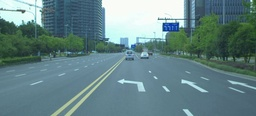
#> input picture 2018-07-09-16-11-56_2018-07-09-16-11-56-702-left.jpg, 256 x 116 px, shrunk from 881 x 400 before the run
$ python q1.py
#> lines starting #> are read from the running program, lines starting #| are printed output that depends on the picture; after the words box and inside, x2 and y2 are one past the last pixel; in counts of white or black regions, pixels touching at a corner belong together; long printed decimals are rounded
### SSDmodel.py
import copy
import numpy as np

def SSD(imgL, imgR, size, dmax):

    ssd_image = copy.deepcopy(imgL)

    width = len(imgL)
    lenth = len(imgL[0])
    blank = size//2

    for i in range(width): # the loop for the y-axis in left image
        for j in range(lenth): # the loop for the x-axis in left image

            best = None
            result = None

            # check size is enouth or not
            if i-blank < 0:
                i_start = 0
            else:
                i_start = i-blank
            if i+blank > width:
                i_end = width
            else:
                i_end = i+blank+1

            if j-blank < 0:
                j_start = 0
            else:
                j_start = j-blank
            if j+blank > lenth:
                j_end = lenth
            else:
                j_end = j+blank+1

            windowL = np.ascontiguousarray(imgL[i_start:i_end, j_start:j_end])

            rsize = len(windowL[0])
            rblank = rsize//2

            if j < dmax:
                krange_start = 0
            else:
                krange_start = j-dmax
            for k in range(krange_start, j+1): # the loop for the x-axis in right image

                if k-rblank < 0:
                    k_start = 0
                    k_end = rsize
                elif k+rblank >= lenth:
                    k_start = lenth-rsize
                    k_end = lenth
                elif rsize%2 != 0:
                    k_start = k-rblank
                    k_end = k+rblank+1
                else:
                    k_start = k-rblank
                    k_end = k+rblank

                windowR = np.ascontiguousarray(imgR[i_start:i_end, k_start:k_end])

                ssd = np.sum((windowL - windowR) ** 2)

                if best==None or ssd<best:
                    best = ssd
                    result = np.abs(j-k)

            ssd_image[i,j] = result

    return ssd_image

### q2.py
import copy
import numpy as np

def evaluate(img_out, ground_truth):
    gt = copy.deepcopy(ground_truth)
    count_true = 0
    count_false = 0
    for i in range(len(gt)):
        for j in range(len(gt[0])):
            if gt[i][j] > 0:
                gt[i][j] = 1
                count_true += 1
            else:
                gt[i][j] = 0
                count_false += 0
    img_out = img_out * gt

    rms = np.sqrt(np.sum((img_out - ground_truth) ** 2) / count_true)
    print("The rms (root mean squared) error is", rms)

    error = np.abs(img_out - ground_truth)
    error_4 = (np.sum(error < 4) - count_false) / count_true
    error_2 = (np.sum(error < 2) - count_false) / count_true
    error_1 = (np.sum(error < 1) - count_false) / count_true
    error_05 = (np.sum(error < 0.5) - count_false) / count_true
    error_025 = (np.sum(error < 0.25) - count_false) / count_true
    print("The fractions of pixels with errors less than 4 pixels is", error_4)
    print("The fractions of pixels with errors less than 2 pixels is", error_2)
    print("The fractions of pixels with errors less than 1 pixels is", error_1)
    print("The fractions of pixels with errors less than 0.5 pixels is", error_05)
    print("The fractions of pixels with errors less than 0.25 pixels is", error_025)

### q1.py
import time
import cv2
from matplotlib import pyplot as plt
from SSDmodel import SSD
from NCCmodel import NCC
from SSD_Gaus import SSD_Gaus
from SSD_sub_pixel import SSD_sub_pixel
from SSD_Smooth import SSD_Smooth
from q2 import evaluate
import numpy as np

imgL = cv2.imread("./2018-07-09-16-11-56_2018-07-09-16-11-56-702-left.jpg", cv2.IMREAD_GRAYSCALE) # left image
#> imgL: shape (116, 256); min 31, max 255, mean 122.5
imgR = cv2.imread("./2018-07-09-16-11-56_2018-07-09-16-11-56-702-right.jpg", cv2.IMREAD_GRAYSCALE) # right image
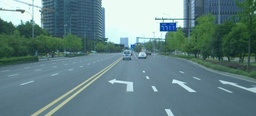
#> input picture 2018-07-09-16-11-56_2018-07-09-16-11-56-702-right.jpg, 256 x 116 px, shrunk from 881 x 400 before the run
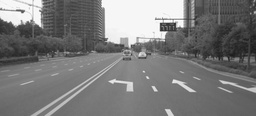
#> imgR: shape (116, 256); min 27, max 255, mean 121.9

# [12 lines of commented-out code are left out]

dmax = 100
window_size = 7
start = time.time()
weight = 0.5
sub_pixel_weight = 2
ssd = SSD(imgL, imgR, window_size, dmax)
#> in SSD, `width = len(imgL)`: width = 116
#> in SSD, `lenth = len(imgL[0])`: lenth = 256
#> after the loop in SSD, `for i in range(width):`:
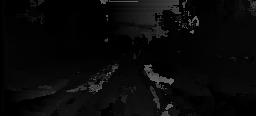
#> ssd_image: shape (116, 256); min 0, max 100, mean 8.8
# [4 lines of commented-out code are left out]
end = time.time()

print("The runtime of algorithm is", int(end-start), "seconds")

plt.imshow(ssd, cmap='gray')
plt.axis('off')
plt.show()

#plt.imshow(ncc, cmap='gray')
#plt.axis('off')
#plt.show()

img_gt = cv2.imread("./2018-07-09-16-11-56_2018-07-09-16-11-56-702-disparity.png", cv2.IMREAD_UNCHANGED)/256
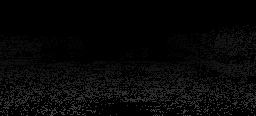
#> input picture 2018-07-09-16-11-56_2018-07-09-16-11-56-702-disparity.png, 256 x 116 px, shrunk from 881 x 400 before the run
#> img_gt: shape (116, 256) float64; min 0, max 67.8, mean 7
evaluate(ssd, img_gt)
#> the loop in evaluate, `for i in range(len(gt)):` made 116 passes
#> after the loop in evaluate, `for i in range(len(gt)):`:
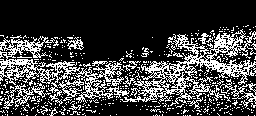
#> gt: shape (116, 256) float64; values 0 (black) and 1 (white), 25.2% white in thin lines or dots, all inside (x1, y1, x2, y2) = (0, 25, 256, 116)
#> after the loop in evaluate, `for i in range(len(gt)):`: count_false = 0; count_true = 7475
#> in evaluate, `img_out = img_out * gt`:
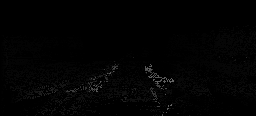
#> img_out: shape (116, 256) float64; min 0, max 100, mean 2.3
#> in evaluate, `rms = np.sqrt(np.sum((img_out - ground_truth) ** 2) / count_true)`: rms = 26.35
#| The rms (root mean squared) error is 26.348
#> in evaluate, `error = np.abs(img_out - ground_truth)`:
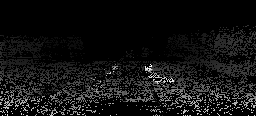
#> error: shape (116, 256) float64; min 0, max 76.44, mean 5.5; drawn with min black and max white
#> in evaluate, `error_4 = (np.sum(error < 4) - count_false) / count_true`: error_4 = 3
#> in evaluate, `error_2 = (np.sum(error < 2) - count_false) / count_true`: error_2 = 2.98
#> in evaluate, `error_05 = (np.sum(error < 0.5) - count_false) / count_true`: error_05 = 2.97
#| The fractions of pixels with errors less than 4 pixels is 2.996
#| The fractions of pixels with errors less than 2 pixels is 2.977
#| The fractions of pixels with errors less than 1 pixels is 2.976
#| The fractions of pixels with errors less than 0.5 pixels is 2.974
#| The fractions of pixels with errors less than 0.25 pixels is 2.974
